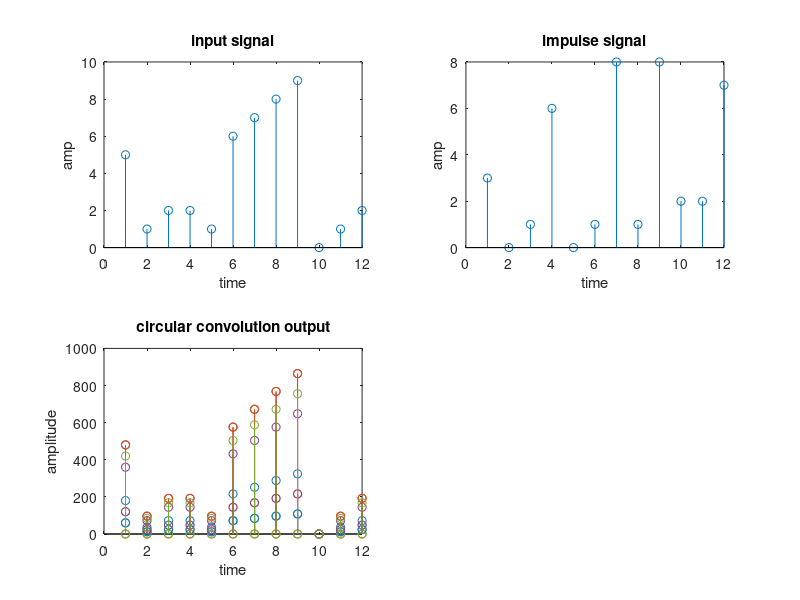

Here is the MATLAB script that generated this plot:

clc
clear all
close all
x=[5, 1, 2, 2, 1, 6, 7, 8, 9, 0, 1, 2]
subplot(2,2,1)
stem(x)
xlabel('time')
ylabel('amp')
title('input signal')
h=[3, 0,1,6,0,1,8,1,8,2,2,7]
subplot(2,2,2)
stem(h)
xlabel('time')
ylabel('amp')
title('impulse signal')
l1=12
l2=12
l3=max(l1, l2) 
y=conv2(x,h,l3)
subplot(2,2,3)
stem(y) 
xlabel('time') 
ylabel('amplitude') 
title('circular convolution output') 